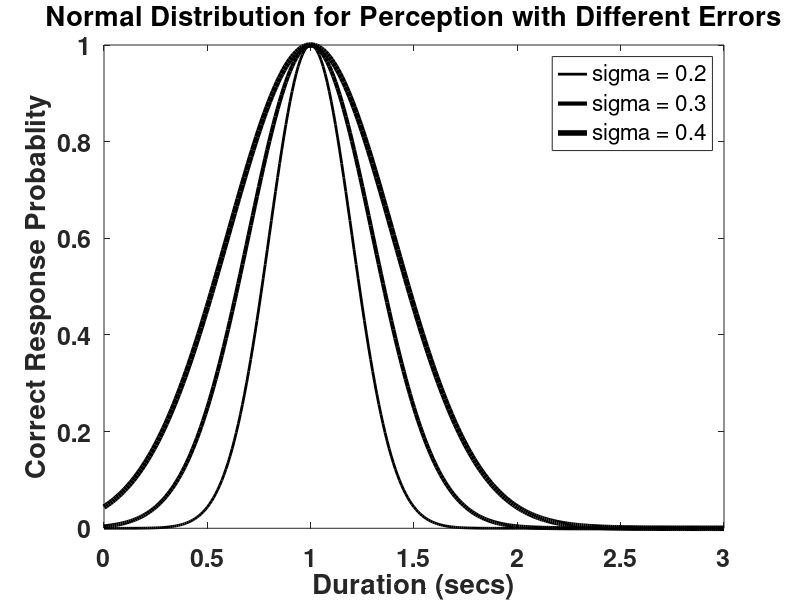

MATLAB code to generate this figure: (Note: this script raises an error after producing the figure.)
%% normal dist with different errors
x = 0:.01:3;
y = normpdf(x,1,.2);
y = y/ max(y );


plot(x,y,'k','LineWidth',2)

hold on
y = normpdf(x,1,.3);
y = y/ max(y );
plot(x,y,'k','LineWidth',3)


y = normpdf(x,1,.4);
y = y/ max(y );
plot(x,y,'k','LineWidth',4)

legend({'sigma = 0.2', 'sigma = 0.3', 'sigma = 0.4'},'FontSize',18)

set(gca,'FontSize',18)
set(gca,'FontWeight','Bold')
xlabel('Duration (secs)')
ylabel('Correct Response Probablity')

title('Normal Distribution for Perception with Different Errors')


%% scalar dist with different errors
[x, y] = get_scalar_normal_perception(.01, 3, .2);
plot(x,y,'k','LineWidth',2)

hold on
[x, y] = get_scalar_normal_perception(.01, 3, .3);
plot(x,y,'k','LineWidth',3)


[x, y] = get_scalar_normal_perception(.01, 3, .4);
plot(x,y,'k','LineWidth',4)

legend({'sigma = 0.2', 'sigma = 0.3', 'sigma = 0.4'},'FontSize',18)

set(gca,'FontSize',18)
set(gca,'FontWeight','Bold')
xlabel('Duration (secs)')
ylabel('Correct Response Probablity')

title('Scalar Distribution for Perception with Different Errors')


%% normal dist for bisection
x1 = 0:.01:16;
y1 = normpdf(x1,2,.6);
y1 = y1/ max(y1 );

x2 = 0:.01:16;
y2 = normpdf(x2,8,2.4);
y2 = y2/ max(y2 );


plot(x1,y1,'k','LineWidth',2)
hold on
plot(x2,y2,'k','LineWidth',4)

plot([4 4],[0 1],'r','LineWidth',3)
plot([3.2 3.2],[0 1],'g','LineWidth',3)
plot([5 5],[0 1],'b','LineWidth',3)

legend({'Short duration', 'Long duration', 'HM = 3.2','GM = 4','AM = 5'},'FontSize',18)

set(gca,'FontSize',18)
set(gca,'FontWeight','Bold')
xlabel('Duration (secs)')
ylabel('Correct Response Probablity')

title('Normal Distribution for Perception with Different Errors')


%% normal dist for bisection
[x, y] = get_scalar_normal_perception(.01, 8, .2);
plot(x*2,y,'k','LineWidth',2)
hold on
[x, y] = get_scalar_normal_perception(.01, 2, .2);
plot(x*8,y,'k','LineWidth',4)


plot([4 4],[0 1],'r','LineWidth',3)
plot([3.2 3.2],[0 1],'g','LineWidth',3)
plot([5 5],[0 1],'b','LineWidth',3)

legend({'Short duration', 'Long duration', 'HM = 3.2','GM = 4','AM = 5'},'FontSize',18)

set(gca,'FontSize',18)
set(gca,'FontWeight','Bold')
xlabel('Duration (secs)')
ylabel('Correct Response Probablity')

title('Scalar Distribution for Perception with Different Errors')

%% scalar distribution generation animation
    colors = linspace(1,3,length(durations));
    h = figure;
    durations = 0:.01:3;
    perceptions = zeros(1,length(durations));
	subplot(2,2,1:2)
    plot([1 1],[0 1])

    i = 1;
    for duration = durations
        pdf = normpdf([1 duration] ,duration,  .2*duration);
        perceptions(i) = pdf(1) / pdf(2);
        
        subplot(2,2,1:2)
        hold on
        y = normpdf(durations, duration, .2*duration);
        y = y / max(y);
        plot(durations,y,'k')
        scatter(1,perceptions(i),[],colors(i),'filled')
        
        subplot(2,2,3:4)
        hold on
        scatter(duration,perceptions(i),[],colors(i),'filled')
        
        pause(.01)
       
        
        frame = getframe(h); 
        im = frame2im(frame); 
        [imind,cm] = rgb2ind(im,256); 
        if i == 1 
          [imind,cm] = rgb2ind(im,256); 
          imwrite(imind,cm,'scalar.gif','gif', 'DelayTime',0.01 ,'Loopcount',inf); 
        else 
          imwrite(imind,cm,'scalar.gif','gif','DelayTime',0.01,'WriteMode','append'); 
        end 

        if mod(i,30) == 0
          saveas(h, ['image' num2str(i) '.png']);
        end
          
        i = i +1;
    end 
